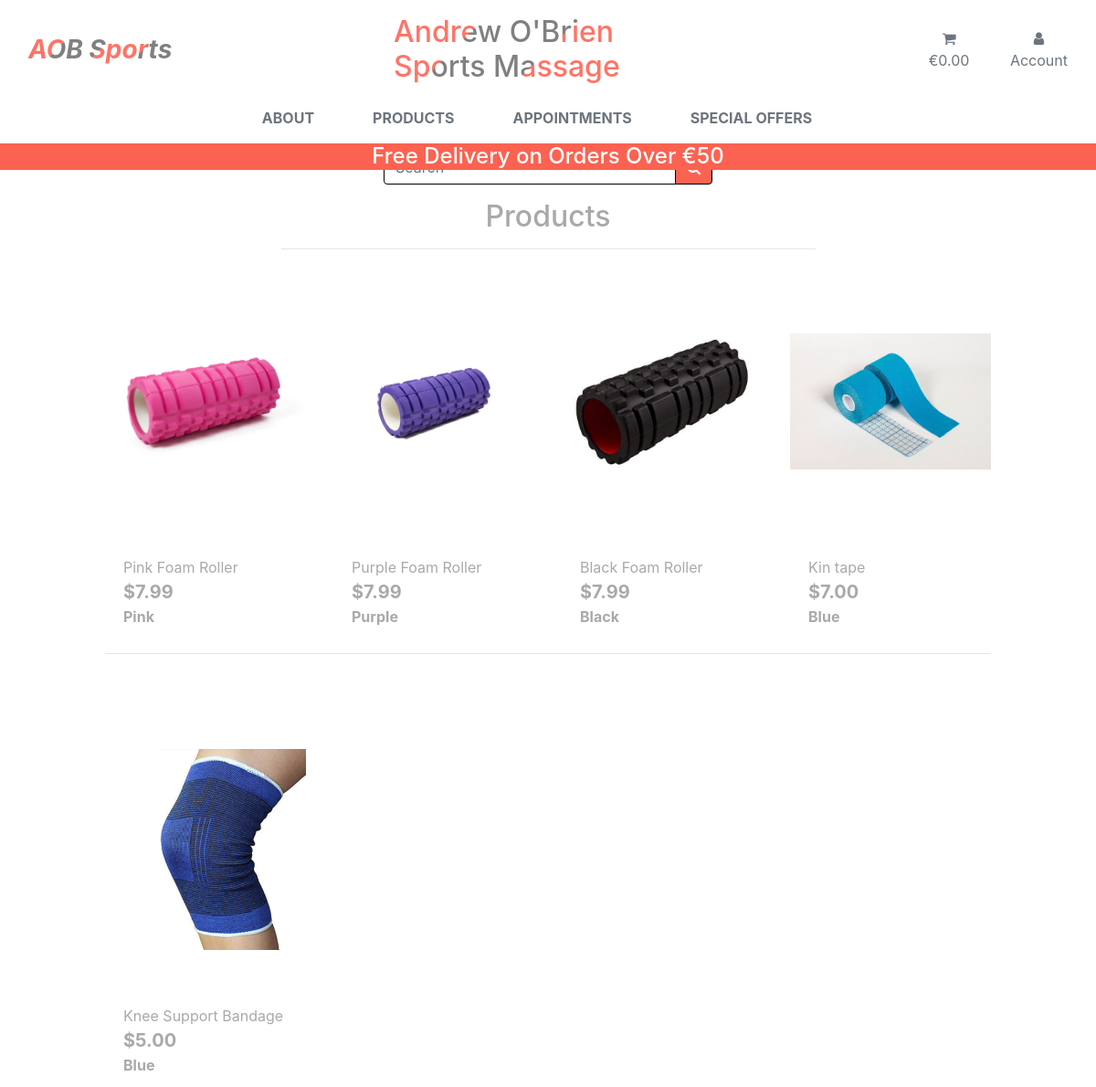
The app's page /products/, older data.
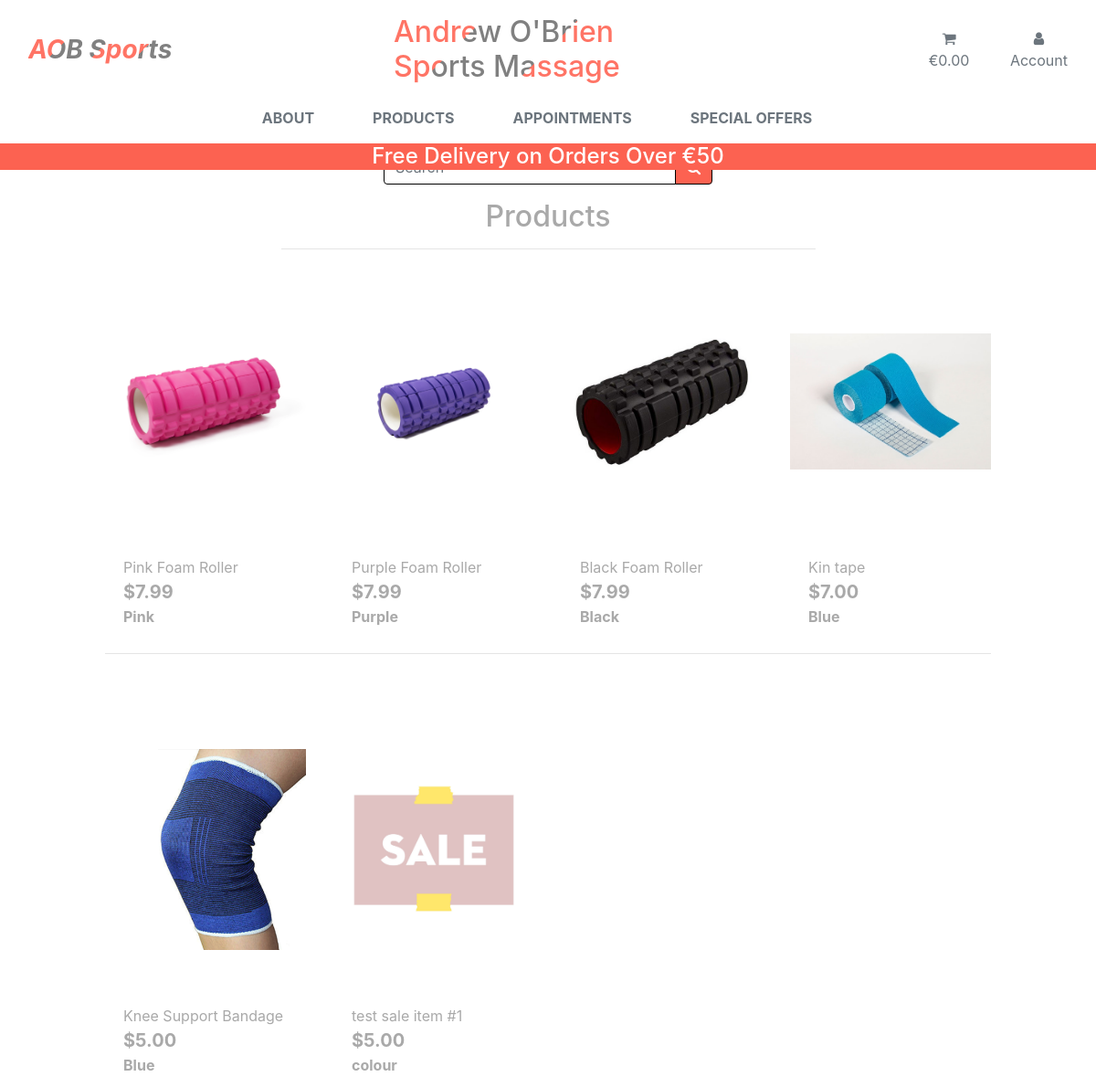
The same page, newer data.
### products/models.py (models this page shows, shortened)
class Product(models.Model):
    category = models.ForeignKey('Category', null=True, blank=True, on_delete=models.SET_NULL)
    name = models.CharField(max_length=254)
    description = models.TextField()
    price = models.DecimalField (max_digits=6, decimal_places=2)
    colour = models.TextField(max_length=254, null=True, blank=True)
    image_url = models.URLField(max_length=1024, null=True, blank=True)
    image = models.ImageField(null=True, blank=True)

### products/views.py (the view, shortened to what this page needs)
# urls.py: path('', views.allproducts, name='products'),
def allproducts(request):
    products = Product.objects.all()
    query = None
    categorys = None
    context = {
        'products': products,
        'search': query,
        'currentcategorys': categorys,
    }
    return render(request, 'products/products.html', context)   # view to return products page including sorts&search queries

### cart/contexts.py (called while the page is built, shortened)
def cartcontents(request):
    cartitems = []
    total = 0
    productcount = 0
    cart = request.session.get('cart', {})
    if total < settings.FREEDELIVERY:
        delivery = total * Decimal(settings.STANDARDDELIVERY / 100)
        free_delivery_delta = settings.FREEDELIVERY - total
    else:
        delivery = 0
        free_delivery_delta = 0
    grand_total = delivery + total
    context = {
        'cartitems': cartitems,
        'total': total,
        'productcount': productcount,
        'delivery': delivery,
        'free_delivery_delta': free_delivery_delta,
        'freedelivery': settings.FREEDELIVERY,
        'grand_total': grand_total,
    }
    return context

### products/templates/products/products.html (shortened to what this page needs)
{% extends "base.html" %}
{% load static %}
{% block pageheader %}
<div class="container header-container">
</div>
{% endblock %}
{% block content %}
<div class="productsbackground"></div>
    <div class="container-fluid">
      <div class="col-12 col-lg-4 my-auto py-1 py-lg-0 offset-4">
        <form method="GET" action="{% url 'products' %}">
            <div class="input-group w-100">
                <div class="input-group-append">
                    <button class="form-control btn btn-color border border-black rounded-3" type="submit">
                        <span class="icon">
                        </span>
                    </button>
                </div>
            </div>
        </form>
        </div>
        <div class="row">
            <div class="col text-center mt-3">
                <h2 class="logo-font">Products</h2>
                <hr class="w-50 mb-1">
            </div>
        </div>
        <div class="row">
            <div class="product-container col-10 offset-1">
                <div class="row">
                    {% for product in products %}
                        <div class="col-sm-6 col-md-6 col-lg-4 col-xl-3">
                            <div class="card h-100 border-0">
                                {% if product.image %}
                                <a href="{% url 'productdetail' product.id %}">
                                    <img class="card-img-top img-fluid cropimg" src="{{ product.image.url }}" alt="{{ product.name }}">
                                </a>
                                {% else %}
                                <a href="{% url 'productdetail' product.id %}">
                                    <img class="card-img-top img-fluid cropimg" src="{{ MEDIA_URL }}noimage.png" alt="{{ product.name }}">
                                </a>
                                {% endif %}
                                <div class="card-body pb-0">
                                    <p class="mb-0">{{ product.name }}</p>
                                </div>
                                <div class="card-footer bg-white pt-0 border-0 text-left">
                                    <div class="row">
                                        <div class="col">
                                            <p class="lead mb-0 text-left font-weight-bold">${{ product.price }}</p>
                                          <strong>{{ product.colour }}</strong>
                                        </div>
                                    </div>
                                </div>
                            </div>
                        </div>
                        {% if forloop.counter|divisibleby:4 %}
                            <div class="col-12 d-none d-xl-block mb-5">
                                <hr>
                            </div>
                        {% endif %}
                    {% endfor %}
                </div>
            </div>
        </div>
    </div>
{% endblock %}

### templates/base.html (shortened to what this page needs)
{% load static %}
<!doctype html>
<html lang="en">
  <head>
    {% block corecss %}
    <link rel="stylesheet" href="https://stackpath.bootstrapcdn.com/bootstrap/4.5.2/css/bootstrap.min.css">
    <link href="https://stackpath.bootstrapcdn.com/font-awesome/4.7.0/css/font-awesome.min.css" rel="stylesheet" type="text/css">
    <link rel="stylesheet" href="{% static 'css/base.css' %}">
    {% endblock %}
  </head>
  <body>
    <header class="container-fluid fixed-top">
        <div id="navbar" class="row bg-white pt-lg-2 d-none d-lg-flex">
        <div class="col-12 col-lg-4 my-auto py-1 py-lg-0 text-center text-lg-left">
        <a href="{% url 'home' %}" class="nav-link main-logo-link">
        <h3 class="logo my-0"><strong><i>AOB Sports</strong></i></h3>
        </a>
        </div>
       <div class="col-12 col-lg-4 my-auto py-1 py-lg-0 text-center text-lg-left">
        <a href="{% url 'home' %}" class="nav-link main-logo-link">
        <h2 class="logo my-0">Andrew O'Brien Sports Massage</h2>
        </a>
        </div>
        <div class="col-12 col-lg-4 my-auto py-1 py-lg-0">
        <ul class="list-inline list-unstyled text-center text-lg-right my-0">
              <li class="list-inline-item">
            <a class="{% if grandtotal %}text-info font-weight-bold{% else %}text-secondary{% endif %} nav-link" href="{% url 'viewcart' %}">
            <div class="text-center">
                <div><i class="fa fa-shopping-cart"></i></div>
                <p class="my-auto">
                    {% if grand_total %}
                        €{{ grand_total|floatformat:2 }}
                        {% else %}
                        €0.00
                        {% endif %}
                    </p>
            </div>
            </a>
            </li>
            <li class="list-inline-item dropdown">
            <a class="text-secondary nav-link" href="#" id="user-options" data-toggle="dropdown" aria-haspopup="true" aria-expanded="false">
                <div class="text-center">
                    <div><i class="fa fa-user"></i></div>
                    <p class="my-auto">Account</p>
                </div>
            </a>
            </li>
        </ul>
        </div>
        </div>
        <div class="row bg-white">
        <nav class="navbar navbar-expand-lg navbar-light w-100">
            {% include 'includes/mainnav.html' %}
        </nav>
        </div>
            <div id="delivery-banner" class="row text-center">
            <div class="col banner d-none d-lg-block d-xl-block">
                <h4 class="my-0">Free Delivery on Orders Over €{{ freedelivery }}</h4>
            </div>
        </div>
    </header>
    {% block pageheader %}
    {% endblock %}
    {% block content %}
    {% endblock %}
  </body>
</html>

### templates/includes/mainnav.html (shortened to what this page needs)
<div class="collapse navbar-collapse" id="main-nav">
    <ul class="navbar-nav w-auto mx-auto">
        <li class="nav-item">
            <a class="logo-font font-weight-bold nav-link text-secondary mr-5" href="#">
            ABOUT
            </a>
        </li>
        <li class="nav-item dropdown">
            <a class="logo-font font-weight-bold nav-link text-secondary mr-5" href="{% url 'products' %}" id="productdrop" data-toggle="dropdown" aria-haspopup="true" aria-expanded="false">
            PRODUCTS
            </a>
        </li>
        <li class="nav-item">
            <a class="logo-font font-weight-bold nav-link text-secondary mr-5" href="#">
             APPOINTMENTS
            </a>
        </li>
        <li class="nav-item dropdown">
             <a class="logo-font font-weight-bold nav-link text-secondary mr-5" href="{% url 'products' %}" id="specials" data-toggle="dropdown" aria-haspopup="true" aria-expanded="false">
             SPECIAL OFFERS
            </a>
        </li>
    </ul>
</div>

### static/css/base.css (style rules this page uses)
html { height: 100% }
body { background: url('/media/sport.jpg') no-repeat center fixed; background-size: cover; height: calc(100vh-164px); color: darkgray; }
.icon { align-items: center; display: inline-flex; justify-content: center; }
.main-logo-link { width: fit-content; }
.btn-color { background: #fc6251; color: white; }
a { text-decoration: none; }
.logo { display: flex; background: linear-gradient( -45deg, grey 25%, grey 25%, grey 25%, #ff7465 25%, #ff7465 50%, grey 50%, grey 75%, #ff7465 75%, #ff7465); -webkit-background-clip: text; -webkit-text-fill-color: transparent; }
.banner { background: rgb(252, 98, 81); color: white; }
.border-black { border: 1px solid black !important; }
.productsbackground { height: 100%; width: 100%; top: 0; left: 0; position: fixed; background: white; z-index: -1; }
.cropimg { display: block; margin-left: auto; margin-right: auto; width: 300px; height: 300px; object-fit: scale-down; }
@media (min-width: 1200px) { .container { max-width: 80%; } }
@media (min-width: 992px) { .header-container { padding-top: 164px; } }

Row changes from the older to the newer data that the page shows:
added Product: image (picture), name "test sale item #1", price "5.00", colour "colour"
